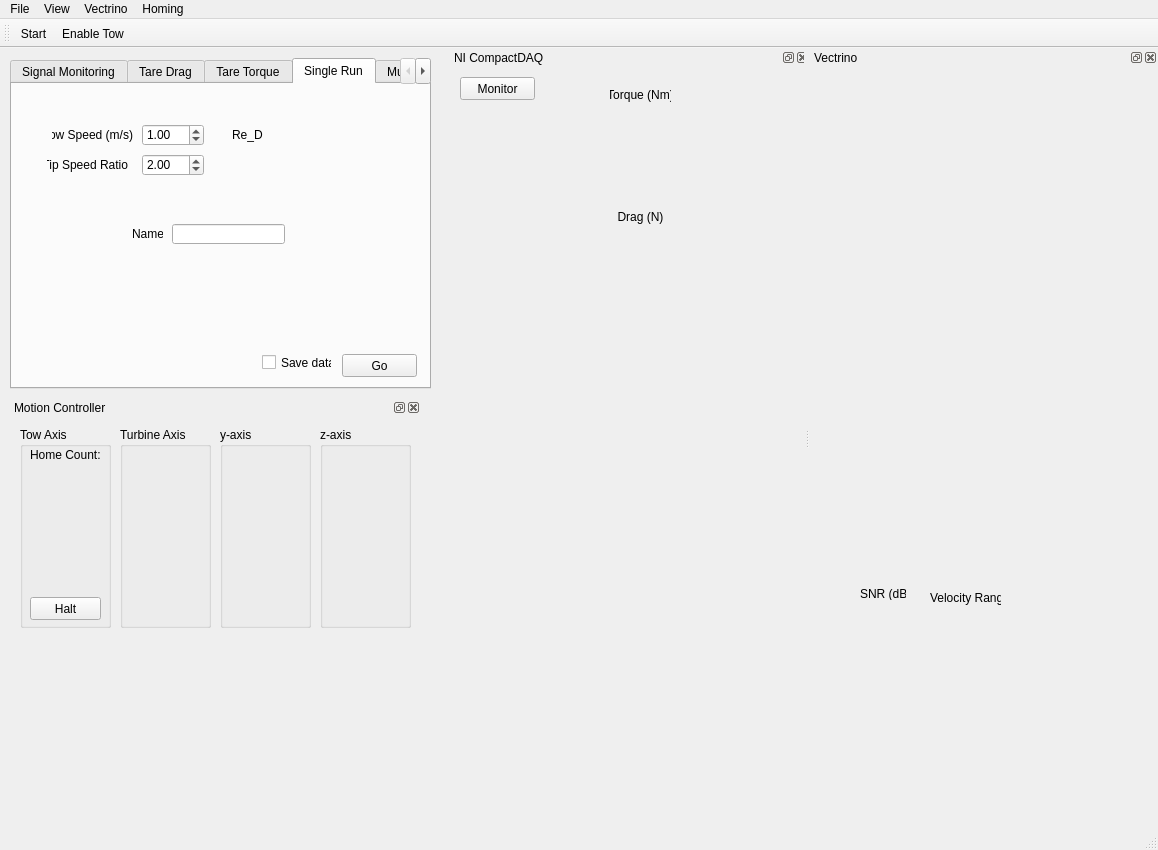
<?xml version="1.0" encoding="UTF-8"?>
<ui version="4.0">
 <class>MainWindow</class>
 <widget class="QMainWindow" name="MainWindow">
  <property name="geometry">
   <rect>
    <x>0</x>
    <y>0</y>
    <width>1158</width>
    <height>850</height>
   </rect>
  </property>
  <property name="windowTitle">
   <string>MainWindow</string>
  </property>
  <widget class="QWidget" name="centralwidget">
   <widget class="QTabWidget" name="tabWidgetMode">
    <property name="geometry">
     <rect>
      <x>10</x>
      <y>10</y>
      <width>421</width>
      <height>331</height>
     </rect>
    </property>
    <property name="currentIndex">
     <number>3</number>
    </property>
    <widget class="QWidget" name="tabSignalMonitoring">
     <attribute name="title">
      <string>Signal Monitoring</string>
     </attribute>
    </widget>
    <widget class="QWidget" name="tabTareDrag">
     <attribute name="title">
      <string>Tare Drag</string>
     </attribute>
     <widget class="QDoubleSpinBox" name="doubleSpinBox">
      <property name="geometry">
       <rect>
        <x>110</x>
        <y>40</y>
        <width>62</width>
        <height>22</height>
       </rect>
      </property>
     </widget>
    </widget>
    <widget class="QWidget" name="tabTareTorque">
     <attribute name="title">
      <string>Tare Torque</string>
     </attribute>
     <widget class="QDoubleSpinBox" name="doubleSpinBox_tareDragStartTsr">
      <property name="geometry">
       <rect>
        <x>90</x>
        <y>50</y>
        <width>62</width>
        <height>22</height>
       </rect>
      </property>
     </widget>
     <widget class="QLabel" name="label_7">
      <property name="geometry">
       <rect>
        <x>30</x>
        <y>50</y>
        <width>51</width>
        <height>21</height>
       </rect>
      </property>
      <property name="text">
       <string>Start TSR</string>
      </property>
     </widget>
     <widget class="QLabel" name="label_8">
      <property name="geometry">
       <rect>
        <x>30</x>
        <y>80</y>
        <width>51</width>
        <height>21</height>
       </rect>
      </property>
      <property name="text">
       <string>End TSR</string>
      </property>
     </widget>
     <widget class="QDoubleSpinBox" name="doubleSpinBox_tareDragStartTsr_2">
      <property name="geometry">
       <rect>
        <x>90</x>
        <y>80</y>
        <width>62</width>
        <height>22</height>
       </rect>
      </property>
     </widget>
    </widget>
    <widget class="QWidget" name="tabSingleRun">
     <attribute name="title">
      <string>Single Run</string>
     </attribute>
     <widget class="QDoubleSpinBox" name="doubleSpinBox_towspeed">
      <property name="geometry">
       <rect>
        <x>130</x>
        <y>40</y>
        <width>62</width>
        <height>22</height>
       </rect>
      </property>
      <property name="maximum">
       <double>2.000000000000000</double>
      </property>
      <property name="singleStep">
       <double>0.100000000000000</double>
      </property>
      <property name="value">
       <double>1.000000000000000</double>
      </property>
     </widget>
     <widget class="QLabel" name="label_3">
      <property name="geometry">
       <rect>
        <x>40</x>
        <y>40</y>
        <width>81</width>
        <height>21</height>
       </rect>
      </property>
      <property name="text">
       <string>Tow Speed (m/s)</string>
      </property>
      <property name="alignment">
       <set>Qt::AlignRight|Qt::AlignTrailing|Qt::AlignVCenter</set>
      </property>
     </widget>
     <widget class="QLabel" name="label_Re_D">
      <property name="geometry">
       <rect>
        <x>220</x>
        <y>40</y>
        <width>31</width>
        <height>21</height>
       </rect>
      </property>
      <property name="text">
       <string>Re_D:</string>
      </property>
     </widget>
     <widget class="QDoubleSpinBox" name="doubleSpinBox_tsr">
      <property name="geometry">
       <rect>
        <x>130</x>
        <y>70</y>
        <width>62</width>
        <height>22</height>
       </rect>
      </property>
      <property name="maximum">
       <double>5.000000000000000</double>
      </property>
      <property name="singleStep">
       <double>0.100000000000000</double>
      </property>
      <property name="value">
       <double>2.000000000000000</double>
      </property>
     </widget>
     <widget class="QLabel" name="label_6">
      <property name="geometry">
       <rect>
        <x>35</x>
        <y>70</y>
        <width>81</width>
        <height>21</height>
       </rect>
      </property>
      <property name="text">
       <string>Tip Speed Ratio</string>
      </property>
      <property name="alignment">
       <set>Qt::AlignRight|Qt::AlignTrailing|Qt::AlignVCenter</set>
      </property>
     </widget>
     <widget class="QPushButton" name="pushButton_2">
      <property name="geometry">
       <rect>
        <x>330</x>
        <y>270</y>
        <width>75</width>
        <height>23</height>
       </rect>
      </property>
      <property name="text">
       <string>Go</string>
      </property>
     </widget>
     <widget class="QCheckBox" name="checkBox">
      <property name="geometry">
       <rect>
        <x>250</x>
        <y>270</y>
        <width>70</width>
        <height>17</height>
       </rect>
      </property>
      <property name="text">
       <string>Save data</string>
      </property>
     </widget>
     <widget class="QLineEdit" name="lineEdit">
      <property name="geometry">
       <rect>
        <x>160</x>
        <y>140</y>
        <width>113</width>
        <height>20</height>
       </rect>
      </property>
     </widget>
     <widget class="QLabel" name="label_10">
      <property name="geometry">
       <rect>
        <x>120</x>
        <y>140</y>
        <width>31</width>
        <height>20</height>
       </rect>
      </property>
      <property name="text">
       <string>Name</string>
      </property>
     </widget>
    </widget>
    <widget class="QWidget" name="tabMultipleRuns">
     <attribute name="title">
      <string>Multiple Runs</string>
     </attribute>
     <widget class="QPushButton" name="pushButtonImportTestPlan">
      <property name="geometry">
       <rect>
        <x>10</x>
        <y>10</y>
        <width>101</width>
        <height>23</height>
       </rect>
      </property>
      <property name="text">
       <string>Import Test Plan</string>
      </property>
     </widget>
     <widget class="QTableWidget" name="tableWidget">
      <property name="geometry">
       <rect>
        <x>10</x>
        <y>40</y>
        <width>391</width>
        <height>221</height>
       </rect>
      </property>
      <attribute name="horizontalHeaderDefaultSectionSize">
       <number>65</number>
      </attribute>
      <attribute name="horizontalHeaderMinimumSectionSize">
       <number>25</number>
      </attribute>
      <attribute name="verticalHeaderDefaultSectionSize">
       <number>15</number>
      </attribute>
      <attribute name="verticalHeaderMinimumSectionSize">
       <number>15</number>
      </attribute>
      <column>
       <property name="text">
        <string>Run</string>
       </property>
      </column>
      <column>
       <property name="text">
        <string>U (m/s)</string>
       </property>
      </column>
      <column>
       <property name="text">
        <string>λ</string>
       </property>
      </column>
      <column>
       <property name="text">
        <string>y/R</string>
       </property>
      </column>
      <column>
       <property name="text">
        <string>z/H</string>
       </property>
      </column>
     </widget>
    </widget>
   </widget>
   <widget class="QDockWidget" name="dockWidgetNISignals">
    <property name="geometry">
     <rect>
      <x>450</x>
      <y>0</y>
      <width>360</width>
      <height>581</height>
     </rect>
    </property>
    <property name="floating">
     <bool>false</bool>
    </property>
    <property name="allowedAreas">
     <set>Qt::AllDockWidgetAreas</set>
    </property>
    <property name="windowTitle">
     <string>NI CompactDAQ</string>
    </property>
    <widget class="QWidget" name="dockWidgetContents_2">
     <widget class="QLabel" name="label_2">
      <property name="geometry">
       <rect>
        <x>160</x>
        <y>140</y>
        <width>61</width>
        <height>20</height>
       </rect>
      </property>
      <property name="text">
       <string>Drag (N)</string>
      </property>
      <property name="alignment">
       <set>Qt::AlignCenter</set>
      </property>
     </widget>
     <widget class="QLabel" name="label">
      <property name="geometry">
       <rect>
        <x>160</x>
        <y>20</y>
        <width>61</width>
        <height>16</height>
       </rect>
      </property>
      <property name="text">
       <string>Torque (Nm)</string>
      </property>
      <property name="alignment">
       <set>Qt::AlignCenter</set>
      </property>
     </widget>
     <widget class="CurveWidget" name="plotTorque">
      <property name="geometry">
       <rect>
        <x>20</x>
        <y>40</y>
        <width>311</width>
        <height>101</height>
       </rect>
      </property>
      <property name="orientation">
       <enum>Qt::Horizontal</enum>
      </property>
     </widget>
     <widget class="CurveWidget" name="plotDrag">
      <property name="geometry">
       <rect>
        <x>20</x>
        <y>160</y>
        <width>311</width>
        <height>101</height>
       </rect>
      </property>
      <property name="orientation">
       <enum>Qt::Horizontal</enum>
      </property>
     </widget>
     <widget class="QwtThermo" name="thermoTorque">
      <property name="geometry">
       <rect>
        <x>30</x>
        <y>280</y>
        <width>48</width>
        <height>151</height>
       </rect>
      </property>
     </widget>
     <widget class="QPushButton" name="pushButton_3">
      <property name="geometry">
       <rect>
        <x>10</x>
        <y>10</y>
        <width>75</width>
        <height>23</height>
       </rect>
      </property>
      <property name="text">
       <string>Monitor</string>
      </property>
     </widget>
    </widget>
   </widget>
   <widget class="QDockWidget" name="dockWidget_acscontrol">
    <property name="geometry">
     <rect>
      <x>10</x>
      <y>350</y>
      <width>411</width>
      <height>301</height>
     </rect>
    </property>
    <property name="floating">
     <bool>false</bool>
    </property>
    <property name="windowTitle">
     <string>Motion Controller</string>
    </property>
    <widget class="QWidget" name="dockWidgetContents_3">
     <widget class="QGroupBox" name="groupBox_TowAxis">
      <property name="geometry">
       <rect>
        <x>10</x>
        <y>10</y>
        <width>91</width>
        <height>201</height>
       </rect>
      </property>
      <property name="title">
       <string>Tow Axis</string>
      </property>
      <widget class="QLabel" name="label_4">
       <property name="geometry">
        <rect>
         <x>10</x>
         <y>20</y>
         <width>71</width>
         <height>16</height>
        </rect>
       </property>
       <property name="text">
        <string>Home Count:</string>
       </property>
      </widget>
      <widget class="QPushButton" name="pushButton">
       <property name="geometry">
        <rect>
         <x>10</x>
         <y>170</y>
         <width>71</width>
         <height>23</height>
        </rect>
       </property>
       <property name="text">
        <string>Halt</string>
       </property>
      </widget>
     </widget>
     <widget class="QGroupBox" name="groupBox">
      <property name="geometry">
       <rect>
        <x>110</x>
        <y>10</y>
        <width>91</width>
        <height>201</height>
       </rect>
      </property>
      <property name="title">
       <string>Turbine Axis</string>
      </property>
     </widget>
     <widget class="QGroupBox" name="groupBox_2">
      <property name="geometry">
       <rect>
        <x>210</x>
        <y>10</y>
        <width>91</width>
        <height>201</height>
       </rect>
      </property>
      <property name="title">
       <string>y-axis</string>
      </property>
     </widget>
     <widget class="QGroupBox" name="groupBox_3">
      <property name="geometry">
       <rect>
        <x>310</x>
        <y>10</y>
        <width>91</width>
        <height>201</height>
       </rect>
      </property>
      <property name="title">
       <string>z-axis</string>
      </property>
     </widget>
    </widget>
   </widget>
  </widget>
  <widget class="QMenuBar" name="menubar">
   <property name="geometry">
    <rect>
     <x>0</x>
     <y>0</y>
     <width>1158</width>
     <height>21</height>
    </rect>
   </property>
   <widget class="QMenu" name="menuFile">
    <property name="title">
     <string>File</string>
    </property>
    <addaction name="actionQuit"/>
   </widget>
   <widget class="QMenu" name="menuVectrino">
    <property name="title">
     <string>Vectrino</string>
    </property>
    <addaction name="actionCOM_Port"/>
    <addaction name="actionEdit_Configuration"/>
   </widget>
   <widget class="QMenu" name="menuHoming">
    <property name="title">
     <string>Homing</string>
    </property>
    <addaction name="actionHome_Tow"/>
    <addaction name="actionHome_Turbine"/>
    <addaction name="actionHome_y"/>
    <addaction name="actionHome_z"/>
   </widget>
   <widget class="QMenu" name="menuView">
    <property name="title">
     <string>View</string>
    </property>
   </widget>
   <addaction name="menuFile"/>
   <addaction name="menuView"/>
   <addaction name="menuVectrino"/>
   <addaction name="menuHoming"/>
  </widget>
  <widget class="QStatusBar" name="statusbar"/>
  <widget class="QToolBar" name="toolBar">
   <property name="windowTitle">
    <string>toolBar</string>
   </property>
   <attribute name="toolBarArea">
    <enum>TopToolBarArea</enum>
   </attribute>
   <attribute name="toolBarBreak">
    <bool>false</bool>
   </attribute>
   <addaction name="actionStart"/>
   <addaction name="actionEnable_Tow"/>
  </widget>
  <widget class="QDockWidget" name="dockWidgetVectrino">
   <property name="minimumSize">
    <size>
     <width>348</width>
     <height>38</height>
    </size>
   </property>
   <property name="windowTitle">
    <string>Vectrino</string>
   </property>
   <attribute name="dockWidgetArea">
    <number>2</number>
   </attribute>
   <widget class="QWidget" name="dockWidgetContents">
    <widget class="CurveWidget" name="plotVecU">
     <property name="geometry">
      <rect>
       <x>20</x>
       <y>20</y>
       <width>311</width>
       <height>111</height>
      </rect>
     </property>
     <property name="orientation">
      <enum>Qt::Horizontal</enum>
     </property>
    </widget>
    <widget class="CurveWidget" name="plotVecV">
     <property name="geometry">
      <rect>
       <x>20</x>
       <y>150</y>
       <width>311</width>
       <height>111</height>
      </rect>
     </property>
     <property name="orientation">
      <enum>Qt::Horizontal</enum>
     </property>
    </widget>
    <widget class="CurveWidget" name="plotVecW">
     <property name="geometry">
      <rect>
       <x>20</x>
       <y>270</y>
       <width>311</width>
       <height>111</height>
      </rect>
     </property>
     <property name="orientation">
      <enum>Qt::Horizontal</enum>
     </property>
    </widget>
    <widget class="QwtThermo" name="Thermo">
     <property name="geometry">
      <rect>
       <x>40</x>
       <y>540</y>
       <width>48</width>
       <height>151</height>
      </rect>
     </property>
    </widget>
    <widget class="QLabel" name="label_5">
     <property name="geometry">
      <rect>
       <x>50</x>
       <y>520</y>
       <width>46</width>
       <height>13</height>
      </rect>
     </property>
     <property name="text">
      <string>SNR (dB)</string>
     </property>
    </widget>
    <widget class="QLabel" name="label_9">
     <property name="geometry">
      <rect>
       <x>120</x>
       <y>520</y>
       <width>71</width>
       <height>21</height>
      </rect>
     </property>
     <property name="text">
      <string>Velocity Range</string>
     </property>
    </widget>
   </widget>
  </widget>
  <action name="actionStart">
   <property name="text">
    <string>Start</string>
   </property>
  </action>
  <action name="actionQuit">
   <property name="text">
    <string>Quit</string>
   </property>
  </action>
  <action name="actionCOM_Port">
   <property name="text">
    <string>COM Port</string>
   </property>
  </action>
  <action name="actionHome_Tow">
   <property name="text">
    <string>Home Tow Axis</string>
   </property>
  </action>
  <action name="actionEnable_Tow">
   <property name="text">
    <string>Enable Tow</string>
   </property>
   <property name="toolTip">
    <string>Tow Axis Enable</string>
   </property>
  </action>
  <action name="actionHome_Turbine">
   <property name="text">
    <string>Home Turbine Axis</string>
   </property>
  </action>
  <action name="actionHome_y">
   <property name="text">
    <string>Home y-axis</string>
   </property>
  </action>
  <action name="actionHome_z">
   <property name="text">
    <string>Home z-axis</string>
   </property>
  </action>
  <action name="actionEdit_Configuration">
   <property name="text">
    <string>Edit Configuration...</string>
   </property>
  </action>
 </widget>
 <customwidgets>
  <customwidget>
   <class>CurveWidget</class>
   <extends>QSplitter</extends>
   <header>guiqwt.plot</header>
  </customwidget>
  <customwidget>
   <class>QwtThermo</class>
   <extends>QWidget</extends>
   <header>qwt_thermo.h</header>
  </customwidget>
 </customwidgets>
 <resources/>
 <connections/>
</ui>
